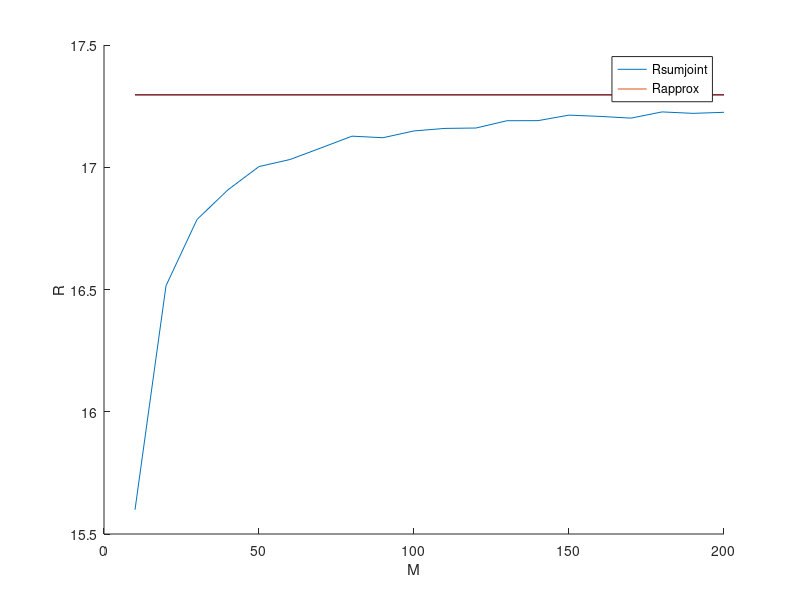

Here is the MATLAB script that generated this plot:
% Modify the script MassiveMIMO.m to plot the ergodic sum rate for joint 
% decoding and the large system approximation from Question 20 versus the 
% number of transmit antennas for the K=5 user MAC with M = 10,...,200, at 
% a transmit power of PTx = 10 dB. To this end, determine the average 
% achievable rates for L = 1000 randomly generated Gaussian channels with 
% [h_k]_j ? N(0,1/M).

% Number of Monte Carlo runs
L = 1000;

% Number of users
K=5;

% Vector containing the number of antennas the simulations are run for
M_vec = (10:10:200)';

% Transmit power in dB
Ptx_db = 10;

% ToDo: Convert transmit power to linear domain
Ptx = 10.^(Ptx_db./10);

% ToDo: Determine the large system approximation
Rapprox = K*log2(1+Ptx);

Rsumjoint = zeros(L,length(M_vec));

for l=1:L
    % Print progress of the simulation
    if(~mod(l,10)), fprintf('%3d.',l), end
    if(~mod(l,100)), fprintf('\n',l), end
    
    for jj = 1:length(M_vec)
        
        M = M_vec(jj);
        sum_arg = zeros(M,M,K);
        % ToDo: Generate channel in the form H = [h_1,h_2,...,h_K]
        H = sqrt(1/(2*M))*randn(M,K)+1i*sqrt(1/(2*M))*randn(M,K);
        
        % ToDo: Calculate Rsumjoint(l,jj)
        for i = 1:1:K
            sum_arg(:,:,i) = Ptx*H(:,i)*H(:,i)';
        end
        Rsumjoint(l,jj) = log2(det(eye(M)+ sum(sum_arg,3)));
    end
end

fprintf('\n')

% ToDo: Plot the ergodic sum rate for joint decoding and the large system 

% approximation versus the number of transmit antennas
figure,
hold on
plot(M_vec, real(mean(Rsumjoint)));
plot(M_vec,ones(length(M_vec))*Rapprox);
legend('Rsumjoint','Rapprox');
xlabel('M')
ylabel('R')